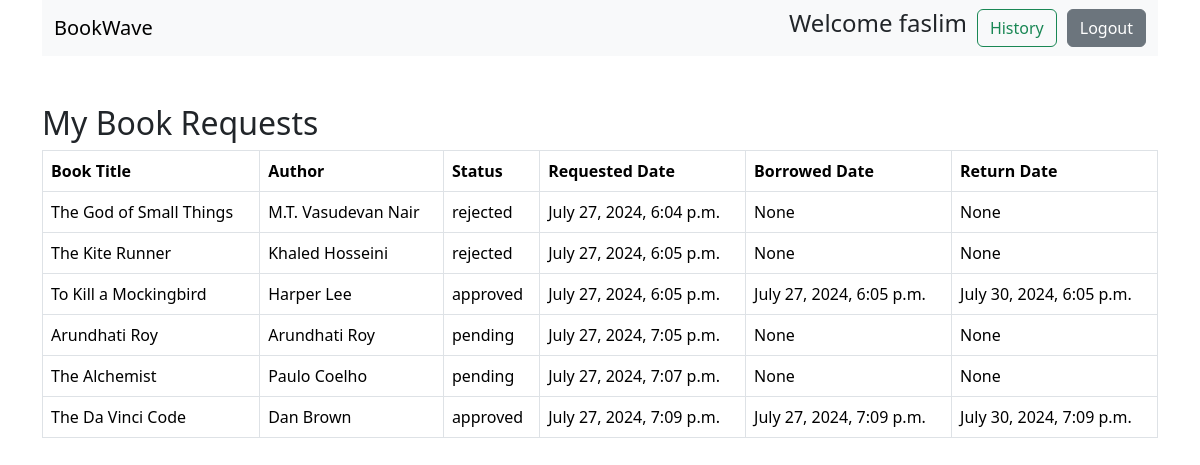
Screenshot of /user-history/ (signed in) with the database file from the repository.
### library_app/models.py (models this page shows, shortened)
class User(AbstractUser):
    is_librarian = models.BooleanField(default=False)
    is_customer = models.BooleanField(default=False)
    groups = models.ManyToManyField(
        'auth.Group',
        related_name='library_user_set',  # Add this line
        blank=True,
        help_text='The groups this user belongs to.',
        related_query_name='library_user'
    )
    user_permissions = models.ManyToManyField(
        'auth.Permission',
        related_name='library_user_set',  # Add this line
        blank=True,
        help_text='Specific permissions for this user.',
        related_query_name='library_user'
    )

class BookRequest(models.Model):
    STATUS_CHOICES = [
        ('pending', 'Pending'),
        ('approved', 'Approved'),
        ('rejected', 'Rejected'),
        ('returned', 'Returned'),
    ]
    book = models.ForeignKey(Book, on_delete=models.CASCADE)
    user = models.ForeignKey(User, on_delete=models.CASCADE)
    status = models.CharField(max_length=10, choices=STATUS_CHOICES, default='pending')
    requested_at = models.DateTimeField(auto_now_add=True)
    borrowed_at = models.DateTimeField(null=True, blank=True)
    return_at = models.DateTimeField(null=True, blank=True)

class Book(models.Model):
    title = models.CharField(max_length=255)
    summary = models.TextField()
    cover_photo = models.ImageField(upload_to='cover_photos/')
    pdf_file = models.FileField(upload_to='book_pdfs/', null=True, blank=True)
    author = models.ForeignKey(Author, on_delete=models.CASCADE)
    shelf = models.ForeignKey(BookShelf, on_delete=models.CASCADE)

class Author(models.Model):
    name = models.CharField(max_length=255)
    description = models.TextField()

### library_app/views.py (the view)
# urls.py: path('user-history/', user_history, name='user-history'),
@login_required
def user_history(request):
    histories = BookRequest.objects.filter(user=request.user)
    return render(request, 'user_history.html', {'histories': histories})

### library_app/templates/user_history.html (shortened to what this page needs)
{% extends 'base.html' %}
{% block content %}
<div class="container mt-5">
    <h2>My Book Requests</h2>
    <table class="table table-bordered">
        <thead>
            <tr>
                <th>Book Title</th>
                <th>Author</th>
                <th>Status</th>
                <th>Requested Date</th>
                <th>Borrowed Date</th>
                <th>Return Date</th>
            </tr>
        </thead>
        <tbody>
            {% for history in histories %}
                <tr>
                    <td>{{ history.book.title }}</td>
                    <td>{{ history.book.author.name }}</td>
                    <td>{{ history.status }}</td>
                    <td>{{ history.requested_at }}</td>
                    <td>{{ history.borrowed_at }}</td>
                    <td>{{ history.return_at }}</td>
                </tr>
            {% endfor %}
        </tbody>
    </table>
</div>
{% endblock %}

### library_app/templates/base.html (shortened to what this page needs)
{% load static %}
<!DOCTYPE html>
<html lang="en">
<head>
    <link href="https://cdn.jsdelivr.net/npm/bootstrap@5.3.3/dist/css/bootstrap.min.css" rel="stylesheet"
>
    <link rel="stylesheet" href="{% static 'css/style.css' %}">
</head>
<body>
    <div class="container">
        <nav class="navbar bg-body-tertiary">
            <div class="container-fluid">
                <a class="navbar-brand" href="/">BookWave</a>
                <form class="d-flex">
                    {% if user.is_authenticated %}
                        {% if not user.is_superuser %}
                            <h4 class="nav-item" style="margin-right: 10px;">Welcome {{ user.username }}</h4>
                            <a href="{% url 'user-history' %}" class="btn btn-outline-success" style="margin-right: 10px">History</a>
                        {% endif %}
                        <a href="{% url 'logout' %}" class="btn btn-secondary">Logout</a>
                    {% else %}
                        <a href="{% url 'login' %}" class="btn btn-outline-success" style="margin-right: 10px">Login</a>
                        <a href="{% url 'signup' %}" class="btn btn-outline-success">Signup</a>
                    {% endif %}
                </form>
            </div>
        </nav>
    </div>
    {% block content %}
    {% endblock %}
</body>
</html>

### rows the page displays
User: username "faslim"
BookRequest: book "The God of Small Things", book.author.name "M.T. Vasudevan Nair", status "rejected", requested_at "July 27, 2024, 6:04 p.m.", borrowed_at "None", return_at "None"
BookRequest: book "The Kite Runner", book.author.name "Khaled Hosseini", status "rejected", requested_at "July 27, 2024, 6:05 p.m.", borrowed_at "None", return_at "None"
BookRequest: book "To Kill a Mockingbird", book.author.name "Harper Lee", status "approved", requested_at "July 27, 2024, 6:05 p.m.", borrowed_at "July 27, 2024, 6:05 p.m.", return_at "July 30, 2024, 6:05 p.m."
BookRequest: book "Arundhati Roy", book.author.name "Arundhati Roy", status "pending", requested_at "July 27, 2024, 7:05 p.m.", borrowed_at "None", return_at "None"
BookRequest: book "The Alchemist", book.author.name "Paulo Coelho", status "pending", requested_at "July 27, 2024, 7:07 p.m.", borrowed_at "None", return_at "None"
BookRequest: book "The Da Vinci Code", book.author.name "Dan Brown", status "approved", requested_at "July 27, 2024, 7:09 p.m.", borrowed_at "July 27, 2024, 7:09 p.m.", return_at "July 30, 2024, 7:09 p.m."
